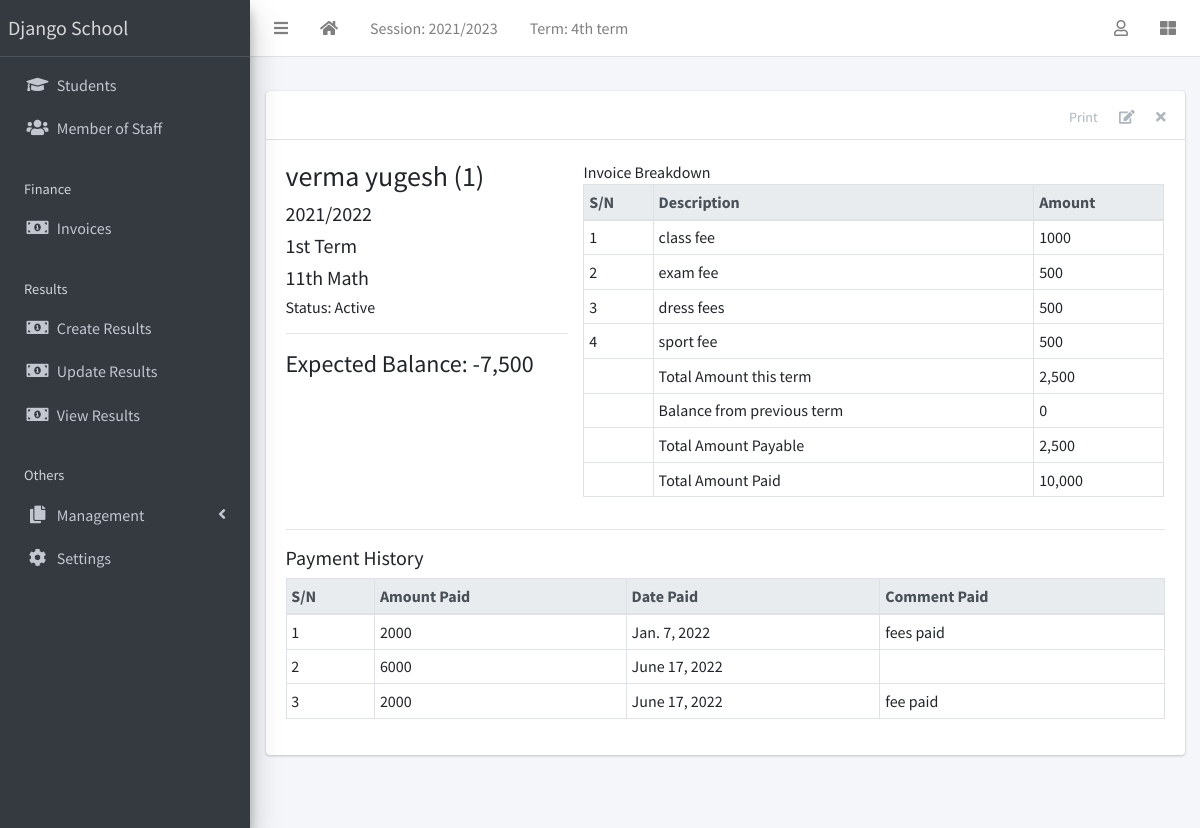
The page /finance/1/detail/ (signed in) on the database its author committed.
### apps/corecode/models.py (models this page shows, shortened)
class AcademicSession(models.Model):
    name = models.CharField(max_length=200, unique=True)
    current = models.BooleanField(default=True)
    class Meta:
        ordering = ["-name"]
    def __str__(self):
        return self.name

class AcademicTerm(models.Model):
    name = models.CharField(max_length=20, unique=True)
    current = models.BooleanField(default=True)
    class Meta:
        ordering = ["name"]
    def __str__(self):
        return self.name

class SiteConfig(models.Model):
    key = models.SlugField()
    value = models.CharField(max_length=200)

class StudentClass(models.Model):
    name = models.CharField(max_length=200, unique=True)
    class Meta:
        verbose_name = "Class"
        verbose_name_plural = "Classes"
        ordering = ["name"]
    def __str__(self):
        return self.name

### apps/finance/models.py (models this page shows, shortened)
class Invoice(models.Model):
    student = models.ForeignKey(Student, on_delete=models.CASCADE)
    session = models.ForeignKey(AcademicSession, on_delete=models.CASCADE)
    term = models.ForeignKey(AcademicTerm, on_delete=models.CASCADE)
    class_for = models.ForeignKey(StudentClass, on_delete=models.CASCADE)
    balance_from_previous_term = models.IntegerField(default=0)
    status = models.CharField(
        max_length=20,
        choices=[("active", "Active"), ("closed", "Closed")],
        default="active",
    )
    class Meta:
        ordering = ["student", "term"]
    def __str__(self):
        return f"{self.student}"
    def balance(self):
        payable = self.total_amount_payable()
        paid = self.total_amount_paid()
        return payable - paid
    def amount_payable(self):
        items = InvoiceItem.objects.filter(invoice=self)
        total = 0
        for item in items:
            total += item.amount
        return total
    def total_amount_payable(self):
        return self.balance_from_previous_term + self.amount_payable()
    def total_amount_paid(self):
        receipts = Receipt.objects.filter(invoice=self)
        amount = 0
        for receipt in receipts:
            amount += receipt.amount_paid
        return amount

class InvoiceItem(models.Model):
    invoice = models.ForeignKey(Invoice, on_delete=models.CASCADE)
    description = models.CharField(max_length=200)
    amount = models.IntegerField()

class Receipt(models.Model):
    invoice = models.ForeignKey(Invoice, on_delete=models.CASCADE)
    amount_paid = models.IntegerField()
    date_paid = models.DateField(default=timezone.now)
    comment = models.CharField(max_length=200, blank=True)

### apps/students/models.py (models this page shows, shortened)
class Student(models.Model):
    STATUS_CHOICES = [("active", "Active"), ("inactive", "Inactive")]
    GENDER_CHOICES = [("male", "Male"), ("female", "Female")]
    current_status = models.CharField(
        max_length=10, choices=STATUS_CHOICES, default="active"
    )
    registration_number = models.CharField(max_length=200, unique=True)
    surname = models.CharField(max_length=200)
    firstname = models.CharField(max_length=200)
    other_name = models.CharField(max_length=200, blank=True)
    gender = models.CharField(max_length=10, choices=GENDER_CHOICES, default="male")
    date_of_birth = models.DateField(default=timezone.now)
    current_class = models.ForeignKey(
        StudentClass, on_delete=models.SET_NULL, blank=True, null=True
    )
    date_of_admission = models.DateField(default=timezone.now)
    mobile_num_regex = RegexValidator(
        regex="^[0-9]{10,15}$", message="Entered mobile number isn't in a right format!"
    )
    parent_mobile_number = models.CharField(
        validators=[mobile_num_regex], max_length=13, blank=True
    )
    address = models.TextField(blank=True)
    others = models.TextField(blank=True)
    passport = models.ImageField(blank=True, upload_to="students/passports/")
    class Meta:
        ordering = ["surname", "firstname", "other_name"]
    def __str__(self):
        return f"{self.surname} {self.firstname} {self.other_name} ({self.registration_number})"

### apps/finance/views.py (the view)
# urls.py: path("<int:pk>/detail/", InvoiceDetailView.as_view(), name="invoice-detail"),
class InvoiceDetailView(LoginRequiredMixin, DetailView):
    model = Invoice
    fields = "__all__"
    def get_context_data(self, **kwargs):
        context = super(InvoiceDetailView, self).get_context_data(**kwargs)
        context["receipts"] = Receipt.objects.filter(invoice=self.object)
        context["items"] = InvoiceItem.objects.filter(invoice=self.object)
        return context

### apps/corecode/context_processors.py (called while the page is built)
def site_defaults(request):
    current_session = AcademicSession.objects.get(current=True)
    current_term = AcademicTerm.objects.get(current=True)
    vals = SiteConfig.objects.all()
    contexts = {
        "current_session": current_session.name,
        "current_term": current_term.name,
    }
    for val in vals:
        contexts[val.key] = val.value
    return contexts

### apps/finance/templates/finance/invoice_detail.html (shortened to what this page needs)
{% extends 'base.html' %}
{% load humanize %}
{% block content-header %}
<div class="card-header">
  <div class="card-tools">
    <a href="#" class="btn btn-tool">Print</a>
    <a href="{% url 'invoice-update' object.id %}" class="btn btn-tool">
      <i class="fas fa-edit"></i>
    </a>
    <a href="{% url 'invoice-delete' object.id %}" class="btn btn-tool">
      <i class="fas fa-times"></i>
    </a>
  </div>
</div>
{% endblock content-header %}
{% block content %}
<div class="row">
  <div class="col-sm-4">
    <h3>{{ object }} </h3>
    <h5>{{ object.session }} </h5>
    <h5>{{ object.term }} </h5>
    <h5>{{ object.class_for }} </h5>
    <h6>Status: {{ object.get_status_display }} </h6>
    <hr>
    <div>
      <h4>Expected Balance: {{ object.balance | intcomma }}</h4>
    </div>
  </div>
  <div class="col-sm-8">
    <table class="table table-sm table-bordered">
      <thead class="thead-light">
        <tr>
          <th>S/N</th>
          <th>Description</th>
          <th>Amount</th>
        </tr>
      </thead>
      <tbody>
        {% for item in items %}
        <tr>
          <td>{{ forloop.counter }} </td>
          <td>{{ item.description }} </td>
          <td>{{ item.amount }} </td>
        </tr>
        {% endfor %}
      </tbody>
      <tfoot>
        <tr>
          <td></td>
          <td>Total Amount this term</td>
          <td>{{ object.amount_payable | intcomma}}</td>
        </tr>
        <tr>
          <td></td>
          <td>Balance from previous term</td>
          <td>{{ object.balance_from_previous_term | intcomma }}</td>
        </tr>
        <tr>
          <td></td>
          <td>Total Amount Payable</td>
          <td>{{ object.total_amount_payable | intcomma}}</td>
        </tr>
        <tr>
          <td></td>
          <td>Total Amount Paid</td>
          <td>{{ object.total_amount_paid | intcomma}}</td>
        </tr>
      </tfoot>
    </table>
  </div>
</div>
<hr>
<h5>Payment History</h5>
<table class="table table-bordered table-sm">
  <thead class="thead-light">
    <tr>
      <th>S/N</th>
      <th>Amount Paid</th>
      <th>Date Paid</th>
      <th>Comment Paid</th>
    </tr>
  </thead>
  <tbody>
    {% for receipt in receipts %}
    <tr>
      <td>{{ forloop.counter }}</td>
      <td>{{ receipt.amount_paid}}</td>
      <td>{{ receipt.date_paid}}</td>
      <td>{{ receipt.comment}}</td>
    </tr>
    {% endfor %}
  </tbody>
</table>
{% endblock content %}

### templates/base.html (shortened to what this page needs)
{% load static %}
<!DOCTYPE html>
<html lang="en">
<head>
  <link rel="stylesheet" href="{% static 'plugins/fontawesome-free/css/all.min.css' %}">
  <link rel="stylesheet" href="{% static 'plugins/toastr/toastr.min.css' %}">
  <link rel="stylesheet"
    href="{% static 'plugins/overlayScrollbars/css/OverlayScrollbars.min.css' %}">
  <link rel="stylesheet" href="{% static 'plugins/Datatables/datatables.min.css' %}" />
  <link rel="stylesheet" href="{% static 'dist/css/adminlte.min.css' %}">
</head>
<body
  class="hold-transition sidebar-mini layout-fixed layout-navbar-fixed layout-footer-fixed">
  <div class="wrapper">
    <nav class="main-header navbar navbar-expand navbar-white navbar-light">
      <ul class="navbar-nav">
        <li class="nav-item">
          <a class="nav-link" data-widget="pushmenu" href="#" role="button"><i
              class="fas fa-bars"></i></a>
        </li>
        <li class="nav-item d-none d-sm-inline-block">
          <a href="{% url 'home' %} " class="nav-link"><i class="fa fa-home"></i></a>
        </li>
        <li class="nav-item d-none d-sm-inline-block">
          <a href="{% url 'current-session' %}" class="nav-link">Session: {{ current_session }}</a>
        </li>
        <li class="nav-item d-none d-sm-inline-block">
          <a href="{% url 'current-session' %}" class="nav-link">Term: {{ current_term }}</a>
        </li>
      </ul>
      <ul class="navbar-nav ml-auto">
        <li class="nav-item dropdown">
          <a class="nav-link" data-toggle="dropdown" href="#">
            <i class="far fa-user"></i>
          </a>
        </li>
        <li class="nav-item">
          <a class="nav-link" data-widget="control-sidebar" data-slide="true"
            href="#" role="button"><i class="fas fa-th-large"></i></a>
        </li>
      </ul>
    </nav>
    <aside class="main-sidebar sidebar-dark-primary elevation-4">
      <a href="{% url 'home' %}" class="brand-link">{{ school_name | default:"MySchool" }}</a>
      <div class="sidebar">
        <nav class="mt-2">
          <ul class="nav nav-pills nav-sidebar flex-column"
            data-widget="treeview" role="menu" data-accordion="false">
            <li class="nav-item">
              <a href="{% url 'student-list' %}" class="nav-link">
                <i class="nav-icon fas fa-graduation-cap"></i>
                <p>
                  Students
                </p>
              </a>
            </li>
            <li class="nav-item">
              <a href="{% url 'staff-list' %}" class="nav-link">
                <i class="nav-icon fas fa-users"></i>
                <p>
                  Member of Staff
                </p>
              </a>
            </li>
            <li class="nav-header">Finance</li>
            <li class="nav-item">
              <a href="{% url 'invoice-list' %}" class="nav-link">
                <i class="nav-icon fas fa-money-bill-alt"></i>
                <p>
                  Invoices
                </p>
              </a>
            </li>
            <li class="nav-header">Results</li>
            <li class="nav-item">
              <a href="{% url 'create-result' %}" class="nav-link">
                <i class="nav-icon fas fa-money-bill-alt"></i>
                <p>
                  Create Results
                </p>
              </a>
            </li>
            <li class="nav-item">
              <a href="{% url 'edit-results' %}" class="nav-link">
                <i class="nav-icon fas fa-money-bill-alt"></i>
                <p>
                  Update Results
                </p>
              </a>
            </li>
            <li class="nav-item">
              <a href="{% url 'view-results' %}" class="nav-link">
                <i class="nav-icon fas fa-money-bill-alt"></i>
                <p>
                  View Results
                </p>
              </a>
            </li>
            <li class="nav-header">Others</li>
            <li class="nav-item has-treeview">
              <a href="#" class="nav-link">
                <i class="nav-icon fas fa-copy"></i>
                <p>
                  Management
                  <i class="fas fa-angle-left right"></i>
                </p>
              </a>
            </li>
            <li class="nav-item">
              <a href="{% url 'configs' %}" class="nav-link">
                <i class="nav-icon fas fa-cog"></i>
                <p>
                  Settings
                </p>
              </a>
            </li>
          </ul>
        </nav>
      </div>
    </aside>
    <div class="content-wrapper">
      <section class="content-header">
      </section>
      <section class="content">
        <div class="container-fluid">
          <div class="row">
            <div class="col-md-12">
              {% block fullcard %}
              <div class="card">
                {% block content-header %}{% endblock content-header %}
                <div class="card-body">
                  <div class="row">
                    <div class="col">
                      {% block content %}
                      {% endblock content %}
                    </div>
                  </div>
                </div>
              </div>
              {% endblock fullcard %}
            </div>
          </div>
        </div>
      </section>
    </div>
  </div>
</body>
</html>

### rows shown on the page
AcademicSession: name "2021/2023"
AcademicTerm: name "4th term"
SiteConfig: value "Django School"
Invoice: student.registration_number "verma yugesh (1)", session "2021/2022", term "1st Term", class_for "11th Math", status "Active", balance "-7,500", amount_payable "2,500", balance_from_previous_term "0", total_amount_payable "2,500", total_amount_paid "10,000"
InvoiceItem: description "class fee", amount "1000"
InvoiceItem: description "exam fee", amount "500"
InvoiceItem: description "dress fees", amount "500"
InvoiceItem: description "sport fee", amount "500"
Receipt: amount_paid "2000", date_paid "Jan. 7, 2022", comment "fees paid"
Receipt: amount_paid "6000", date_paid "June 17, 2022"
Receipt: amount_paid "2000", date_paid "June 17, 2022", comment "fee paid"
